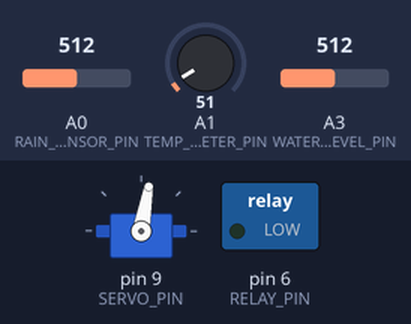
Recording of a program running on a simulated Arduino Uno, built with avr-gcc and run on an emulated ATmega328P. On the bench: servo, switched loads named in the program (green lamp = pin HIGH). The test bench sets the inputs (shaded band); at power-on: A0 (RAIN_SENSOR_PIN) = 512, A1 (TEMP_POTENTIOMETER_PIN) = 51, A3 (WATER_LEVEL_PIN) = 512. What the program prints to the serial monitor is not drawn.

Above: at 1.2 s.
At 2.2 s:
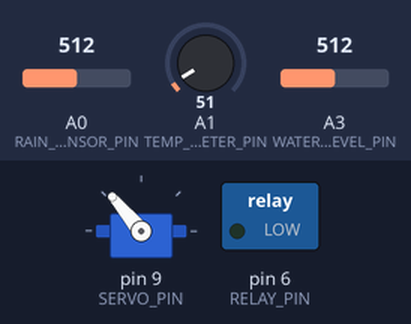
At 5.2 s:
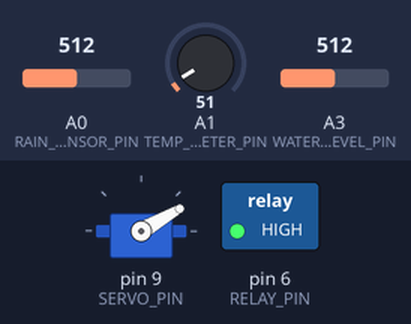
At 5.8 s:
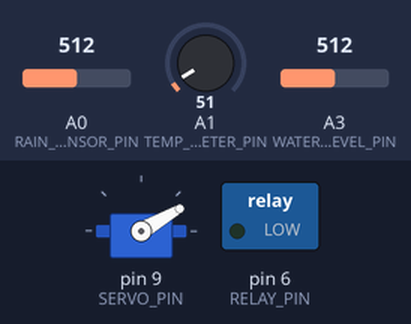
Timing chart, 0 to 7.3 s (numbered marks = the images above):
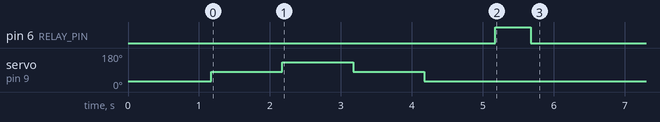

The program:

main.cpp
```cpp
/*
 * SmartCool Parasol - 포텐셔미터 온도 시뮬레이션
 * 0-40도C 범위, 28도C 임계값
 */

#include <Arduino.h>
#include <Servo.h>

// 핀 정의
#define TEMP_POTENTIOMETER_PIN A1
#define RAIN_SENSOR_PIN A0
#define WATER_LEVEL_PIN A3
#define SERVO_PIN 9
#define RELAY_PIN 6

// 객체 초기화
Servo parasolServo;

// 전역 변수
struct SensorData {
    float temperature;
    int rainLevel;
    int waterLevelRaw;
    float waterLevelPercent;
    bool waterLevelOK;
    bool isValid;
} sensors;

struct SystemStatus {
    bool parasolDeployed;
    bool pumpActive;
    bool systemReady;
    unsigned long lastUpdate;
    int operationMode; // 0: 대기, 1: 비모드, 2: 더위모드
} status;

// 상태 변수 (내부 로직용)
bool rainDetected = false;  // 현재 비가 오는지
bool heatDetected = false;  // 현재 더위인지

// 임계값 설정
const float HEAT_THRESHOLD = 28.0;
const int RAIN_THRESHOLD = 500
;
const int WATER_THRESHOLD = 600;

// 수위 센서 기본 설정값
const int WATER_EMPTY_VALUE = 100;
const int WATER_FULL_VALUE = 900;

// 함수 선언
void initializeSystem();
void initializePins();
void initializeActuators();
void performHardwareTest();
int readWaterLevelRaw();
float calculateWaterPercent(int rawValue);
void readAllSensors();
void updateSystemMode();
void controlParasol();
void controlWaterPump();
void printSystemStatus();
void relayON();
void relayOFF();

void setup() {
    Serial.begin(9600);
    Serial.println(F("=== SmartCool Parasol ==="));
    Serial.println(F("포텐셔미터 온도: 0-40도C (임계: 28도C)"));
    Serial.println();

    initializeSystem();
    initializePins();
    initializeActuators();
    performHardwareTest();

    Serial.println(F("시스템 준비 완료!"));
    Serial.println(F("=========================================="));
}

void loop() {
    // 상태 출력 (10초마다)
    if (millis() - status.lastUpdate > 10000) {
        readAllSensors();
        updateSystemMode();
        controlParasol();
        controlWaterPump();
        printSystemStatus();
        status.lastUpdate = millis();
    }
    delay(500);
}

void initializeSystem() {
    Serial.println(F("시스템 초기화..."));

    status.parasolDeployed = false;
    status.pumpActive = false;
    status.systemReady = false;
    status.lastUpdate = millis();
    status.operationMode = 0;

    sensors.temperature = 0.0;
    sensors.rainLevel = 0;
    sensors.waterLevelRaw = 0;
    sensors.waterLevelPercent = 0.0;
    sensors.waterLevelOK = false;
    sensors.isValid = false;

    rainDetected = false;
    heatDetected = false;

    Serial.println(F("초기화 완료"));
}

void initializePins() {
    pinMode(RELAY_PIN, OUTPUT);
    relayOFF();
}

void initializeActuators() {
    parasolServo.attach(SERVO_PIN);
    parasolServo.write(30);
    relayOFF();
}

void relayOFF() {
    digitalWrite(RELAY_PIN, LOW);
    status.pumpActive = false;
}

void relayON() {
    digitalWrite(RELAY_PIN, HIGH);
    status.pumpActive = true;
}

int readWaterLevelRaw() {
    long sum = 0;
    for (int i = 0; i < 5; i++) {
        sum += analogRead(WATER_LEVEL_PIN);
        delay(10);
    }
    return sum / 5;
}

float calculateWaterPercent(int rawValue) {
    if (rawValue <= WATER_EMPTY_VALUE) {
        return 0.0;
    } else if (rawValue >= WATER_FULL_VALUE) {
        return 100.0;
    } else {
        float range = WATER_FULL_VALUE - WATER_EMPTY_VALUE;
        float position = rawValue - WATER_EMPTY_VALUE;
        return (position / range) * 100.0;
    }
}

void performHardwareTest() {
    Serial.println(F("===== 하드웨어 테스트 ====="));

    // 포텐셔미터 테스트
    int tempRaw = analogRead(TEMP_POTENTIOMETER_PIN);
    float tempC = (tempRaw / 1023.0) * 40.0;
    Serial.print(F("온도: "));
    Serial.print(tempC, 1);
    Serial.print(F("°C"));
    Serial.println(tempC > 28.0 ? F(" [더위!]") : F(" [정상]"));

    // 수위 테스트
    int waterRaw = readWaterLevelRaw();
    Serial.print(F("수위: "));
    Serial.print(waterRaw);
    Serial.println(waterRaw >= WATER_THRESHOLD ? F(" [충분]") : F(" [부족]"));

    // 서보 테스트
    Serial.println(F("서보 테스트..."));
    parasolServo.write(30);
    delay(1000);
    parasolServo.write(80);
    delay(1000);
    parasolServo.write(130);
    delay(1000);
    parasolServo.write(80);
    delay(1000);
    parasolServo.write(30);
    delay(1000);

    // 릴레이 테스트
    Serial.println(F("릴레이 테스트..."));
    relayON();
    delay(500);
    relayOFF();

    status.systemReady = true;
    Serial.println(F("============================"));
}

void readAllSensors() {
    // 포텐셔미터로 온도 시뮬레이션
    long sum = 0;
    for (int i = 0; i < 5; i++) {
        sum += analogRead(TEMP_POTENTIOMETER_PIN);
        delay(500);
    }
    int raw = sum / 5;
    sensors.temperature = (raw / 1023.0) * 40.0;

    // 빗물 센서
    sensors.rainLevel = analogRead(RAIN_SENSOR_PIN);

    // 수위 센서
    sensors.waterLevelRaw = readWaterLevelRaw();
    sensors.waterLevelPercent = calculateWaterPercent(sensors.waterLevelRaw);
    sensors.waterLevelOK = (sensors.waterLevelRaw >= WATER_THRESHOLD);

    sensors.isValid = true;
}

void updateSystemMode() {
    if (!status.systemReady) return;

    // 비와 더위 감지 상태 업데이트
    rainDetected = (sensors.rainLevel < RAIN_THRESHOLD);
    heatDetected = (sensors.temperature > HEAT_THRESHOLD);

    int newMode = status.operationMode;

    // 모드 결정 로직
    if (rainDetected && heatDetected) {
        newMode = 1; // 비모드 우선
    } else if (rainDetected && !heatDetected) {
        newMode = 1; // 비모드
    } else if (!rainDetected && heatDetected) {
        newMode = 2; // 더위모드
    } else {
        newMode = 0; // 대기모드
    }

    // 모드 변경 시 메시지 출력
    if (newMode != status.operationMode) {
        status.operationMode = newMode;
        switch (newMode) {
        case 0: Serial.println(F("대기 모드")); break;
        case 1: Serial.println(F("비 모드")); break;
        case 2: Serial.println(F("더위 모드")); break;
        }
    }

    delay(3000);
}

void controlParasol() {
    switch (status.operationMode) {
    case 0: // 대기 모드 - 수납
        if (status.parasolDeployed) {
            parasolServo.write(30);
            delay(1000);
            status.parasolDeployed = false;
        }
        break;

    case 1: // 비 모드 - 빗물 수집 각도
        parasolServo.write(130);
        delay(1000);
        status.parasolDeployed = true;
        break;

    case 2: // 더위 모드 - 차양 각도
        parasolServo.write(80);
        delay(1000);
        status.parasolDeployed = true;
        break;
    }
}

void controlWaterPump() {
    bool shouldPumpRun = (status.operationMode == 2) && sensors.waterLevelOK;

    if (shouldPumpRun && !status.pumpActive) {
        relayON();
        Serial.println(F("미스트 분사 시작"));
    } else if (!shouldPumpRun && status.pumpActive) {
        relayOFF();
        if (status.operationMode == 2 && !sensors.waterLevelOK) {
            Serial.println(F("수위 부족 - 펌프 정지"));
        }
    }
}

void printSystemStatus() {
    Serial.println(F("===== 시스템 상태 ====="));

    Serial.print(F("온도: "));
    Serial.print(sensors.temperature, 1);
    Serial.print(F("°C "));

    Serial.print(F("비: "));
    Serial.print(sensors.rainLevel, 1);
    Serial.print(F("%"));
    Serial.print(heatDetected ? F("[더위감지]") : F("[정상]"));
    Serial.print(F(" | 비: "));
    Serial.print(rainDetected ? F("[감지]") : F("[없음]"));
    Serial.print(F(" | 수위: "));
    Serial.print(sensors.waterLevelPercent, 1);
    Serial.println(sensors.waterLevelOK ? F("% [충분]") : F("% [부족]"));

    Serial.print(F("파라솔: "));
    Serial.print(status.parasolDeployed ? F("전개") : F("수납"));
    Serial.print(F(" | 펌프: "));
    Serial.print(status.pumpActive ? F("ON") : F("OFF"));
    Serial.print(F(" | 모드: "));
    switch (status.operationMode) {
    case 0: Serial.println(F("대기")); break;
    case 1: Serial.println(F("비")); break;
    case 2: Serial.println(F("더위")); break;
    }

    Serial.println(F("=========================="));
}
```
